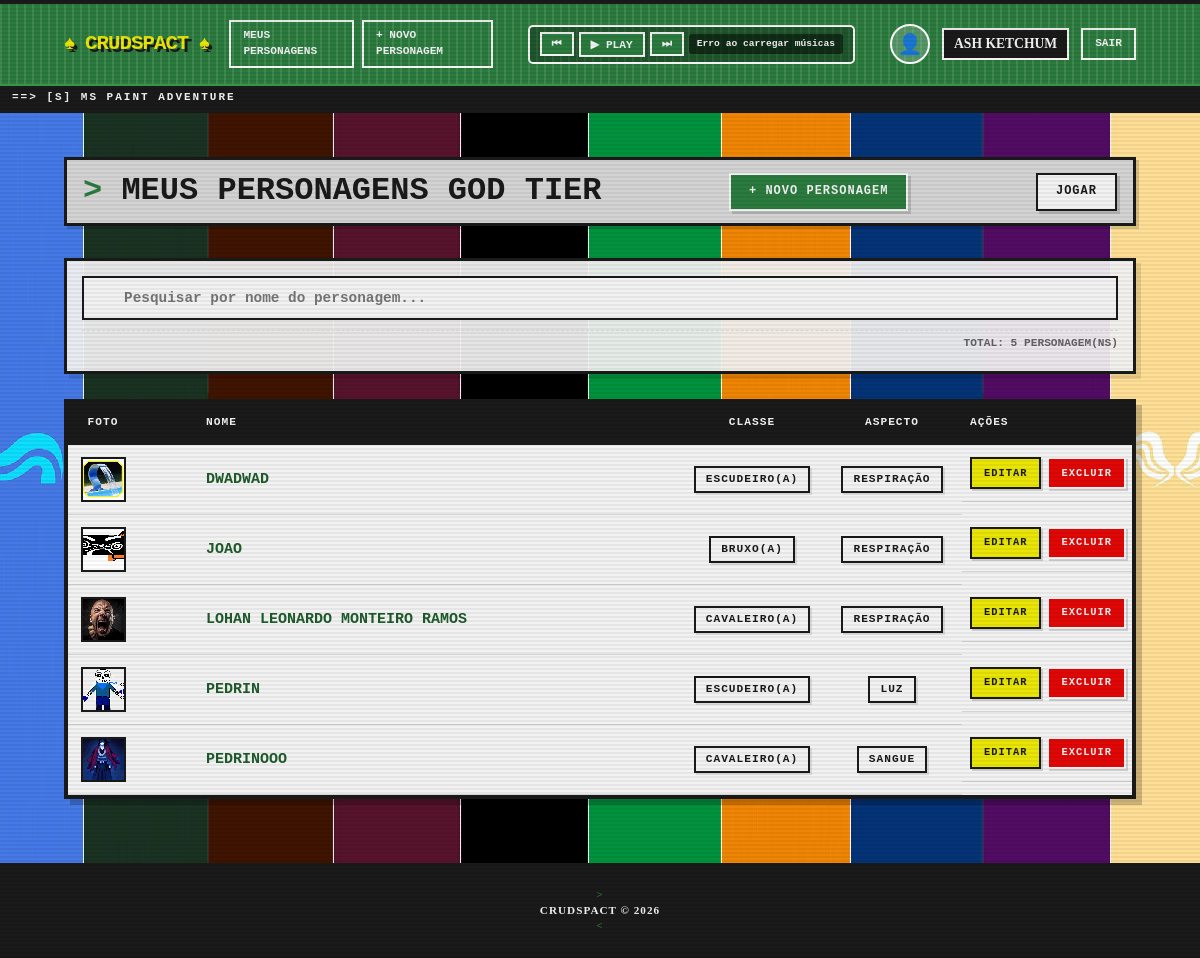
The app's page /pages/index.php (signed in) with its own data.
### tables this page shows
CREATE TABLE `personagem` (
  `id` int(11) NOT NULL,
  `nome` varchar(100) NOT NULL,
  `classe` varchar(50) NOT NULL,
  `aspecto` varchar(50) NOT NULL,
  `usuario_id` int(11) NOT NULL,
  `imagem` varchar(500) DEFAULT NULL
);

### config/database.php (called while the page is built, shortened)
<?php
function getConexao(): PDO {
    $dsn = "mysql:host=" . DB_HOST . ";dbname=" . DB_NAME . ";charset=" . DB_CHARSET;
    $opcoes = [
        PDO::ATTR_ERRMODE            => PDO::ERRMODE_EXCEPTION,
        PDO::ATTR_DEFAULT_FETCH_MODE => PDO::FETCH_ASSOC,
        PDO::ATTR_EMULATE_PREPARES   => false,
    ];
    return new PDO($dsn, DB_USER, DB_PASS, $opcoes);
}

### repository/UsuarioRepository.php (called while the page is built, shortened)
<?php
require_once __DIR__ . '/../config/database.php';
require_once __DIR__ . '/../entity/Usuario.php';
class UsuarioRepository {
    private PDO $pdo;
    public function __construct() {
        $this->pdo = getConexao();
    }
    public function buscarPorId(int $id): ?Usuario {
        $stmt = $this->pdo->prepare('SELECT * FROM usuario WHERE id = :id LIMIT 1');
        $stmt->execute([':id' => $id]);
        $dados = $stmt->fetch();
        if ($dados) {
            return new Usuario($dados);
        }
        return null;
    }
}

### entity/Usuario.php (called while the page is built, shortened)
<?php
class Usuario {
    private ?string $fotoPerfil;
    public function __construct(array $dados) {
        $this->fotoPerfil = $dados['foto_perfil'] ?? null;
    }
    public function getFotoPerfil(): ?string { return $this->fotoPerfil; }
}

### repository/PersonagemRepository.php (called while the page is built, shortened)
<?php
require_once __DIR__ . '/../config/database.php';
require_once __DIR__ . '/../entity/Personagem.php';
class PersonagemRepository {
    private PDO $pdo;
    public function __construct() {
        $this->pdo = getConexao();
    }
    public function listarPorUsuario(int $usuarioId): array {
        $stmt = $this->pdo->prepare(
            'SELECT * FROM personagem WHERE usuario_id = :uid ORDER BY nome ASC'
        );
        $stmt->execute([':uid' => $usuarioId]);
        $lista = [];
        foreach ($stmt->fetchAll() as $dados) {
            $lista[] = new Personagem($dados);
        }
        return $lista;
    }
}

### entity/Personagem.php (called while the page is built, shortened)
<?php
class Personagem {
    private int    $id;
    private string $nome;
    private string $classe;
    private string $aspecto;
    private ?string $caminhoImagem;
    public function __construct(array $dados) {
        $this->id           = (int) ($dados['id']           ?? 0);
        $this->nome         = $dados['nome']         ?? '';
        $this->classe       = $dados['classe']       ?? '';
        $this->aspecto      = $dados['aspecto']      ?? '';
        $this->caminhoImagem = $dados['caminho_imagem'] ?? $dados['imagem'] ?? null;
    }
    public function getId(): int { return $this->id; }
    public function getNome(): string { return $this->nome; }
    public function getClasse(): string { return $this->classe; }
    public function getAspecto(): string { return $this->aspecto; }
    public function getCaminhoImagem(): ?string { return $this->caminhoImagem; }
}

### pages/index.php (the view, shortened to what this page needs)
<?php
require_once __DIR__ . '/../repository/PersonagemRepository.php';
$repo = new PersonagemRepository();
$personagens = $repo->listarPorUsuario($_SESSION['usuario_id']);
require_once __DIR__ . '/../includes/header.php';
?>
<div class="page-header">
  <h2>Meus Personagens god tier</h2>
  <a href="personagem_create.php" class="btn btn-primary">+ Novo personagem</a>
   <?php if (!empty($personagens)): ?>
    <a href="partida_create.php" class="btn btn-success">
      JOGAR
    </a>
  <?php endif; ?>
</div>
<div class="search-bar-container">
  <div class="search-wrapper">
    <input
      type="text"
      id="searchInput"
      placeholder="Pesquisar por nome do personagem..."
      autocomplete="off"
    >
  </div>
  <div id="searchResultCount" class="search-result-count"></div>
</div>
<?php if (empty($personagens)): ?>
  <div class="empty-state">
    <p>Você ainda não cadastrou nenhum personagem.</p>
    <a href="personagem_create.php" class="btn btn-primary">Cadastrar agora</a>
  </div>
<?php else: ?>
  <div class="table-wrapper">
    <table class="data-table" id="personagemTable">
      <thead>
        <tr>
          <th>Foto</th>
          <th></th>
          <th>Nome</th>
          <th>Classe</th>
          <th>Aspecto</th>
          <th>Ações</th>
        </tr>
      </thead>
      <tbody id="tableBody">
        <?php foreach ($personagens as $personagem): ?>
          <tr data-nome="<?= strtolower(htmlspecialchars($personagem->getNome())) ?>">
            <td style="text-align: center; vertical-align: middle;">
              <?php if ($personagem->getCaminhoImagem() && file_exists(__DIR__ . '/../' . $personagem->getCaminhoImagem())): ?>
                <img src="/Trab_Lp3/<?= $personagem->getCaminhoImagem() ?>"
                     alt="<?= htmlspecialchars($personagem->getNome()) ?>"
                     class="personagem-avatar"
                     style="width: 45px; height: 45px; object-fit: cover; border: 2px solid #1a1a1a;">
              <?php else: ?>
                <div class="personagem-avatar-placeholder" style="width: 45px; height: 45px; background: #d3d3d3; border: 2px solid #1a1a1a; display: inline-flex; align-items: center; justify-content: center;">
                </div>
              <?php endif; ?>
            </td>
            <td><?= '' ?></td>
            <td><strong><?= htmlspecialchars($personagem->getNome()) ?></strong></td>
            <td><span class="badge"><?= htmlspecialchars($personagem->getClasse()) ?></span></td>
            <td><span class="badge"><?= htmlspecialchars($personagem->getAspecto()) ?></span></td>
            <td class="acoes">
              <a href="personagem_edit.php?id=<?= $personagem->getId() ?>" class="btn btn-sm btn-editar">Editar</a>
              <a href="personagem_delete.php?id=<?= $personagem->getId() ?>" class="btn btn-sm btn-excluir">Excluir</a>
            </td>
          </tr>
        <?php endforeach; ?>
      </tbody>
    </table>
  </div>
<?php endif; ?>
<?php require_once __DIR__ . '/../includes/footer.php'; ?>

### includes/header.php (shortened to what this page needs)
<!DOCTYPE html>
<html lang="pt-BR">
<head>
  <link rel="stylesheet" href="../assets/style.css" />
</head>
<body>
<header class="site-header">
  <div class="header-inner">
    <a href="../pages/index.php" class="logo">CRUDspact</a>
    <nav class="nav">
      <a href="../pages/index.php">Meus Personagens</a>
      <a href="../pages/personagem_create.php">+ Novo personagem</a>
    </nav>
    <div class="audio-player">
      <div class="player-controls">
        <button id="prevBtn" class="player-btn">⏮</button>
        <button id="playPauseBtn" class="player-btn">▶ PLAY</button>
        <button id="nextBtn" class="player-btn">⏭</button>
        <span id="audioStatus" class="audio-status">🔇 Carregando playlist...</span>
      </div>
    </div>
    <div class="header-user">
      <?php
        $nomeUser = $_SESSION['usuario_nome'] ?? 'Usuário';
        $fotoPerfil = '';
        if (isset($_SESSION['usuario_id'])) {
            require_once __DIR__ . '/../repository/UsuarioRepository.php';
            $repoUser = new UsuarioRepository();
            $user = $repoUser->buscarPorId($_SESSION['usuario_id']);
            if ($user && $user->getFotoPerfil()) {
                $fotoPerfil = '/Trab_Lp3/' . $user->getFotoPerfil();
              }
          }
        ?>
        <a href="usuario_perfil.php" class="foto-perfil-link">
          <?php if ($fotoPerfil && file_exists(__DIR__ . '/..' . str_replace('/Trab_Lp3', '', $fotoPerfil))): ?>
            <img src="<?= $fotoPerfil ?>" alt="Perfil" class="foto-perfil-mini">
          <?php else: ?>
            <div class="foto-perfil-placeholder">👤</div>
          <?php endif; ?>
        </a>
        <span class="user-name">
          <?= htmlspecialchars($nomeUser) ?>
        </span>
        <a href="../pages/logout.php" class="btn-logout">Sair</a>
      </div>
    </div>
  </header>
  <main class="container">

### includes/footer.php
</main>
<footer class="site-footer">
  <div class="footer-inner">
    <p>CRUDspact &copy; <?= date('Y') ?></p>
  </div>
</footer>
</body>
</html>

### records on screen
personagem: imagem (picture), nome "DWADWAD", classe "ESCUDEIRO(A)", aspecto "RESPIRAÇÃO"
personagem: imagem (picture), nome "JOAO", classe "BRUXO(A)", aspecto "RESPIRAÇÃO"
personagem: imagem (picture), nome "LOHAN LEONARDO MONTEIRO RAMOS", classe "CAVALEIRO(A)", aspecto "RESPIRAÇÃO"
personagem: imagem (picture), nome "PEDRIN", classe "ESCUDEIRO(A)", aspecto "LUZ"
personagem: imagem (picture), nome "PEDRINOOO", classe "CAVALEIRO(A)", aspecto "SANGUE"

### other values on screen
$nomeUser "ASH KETCHUM"
